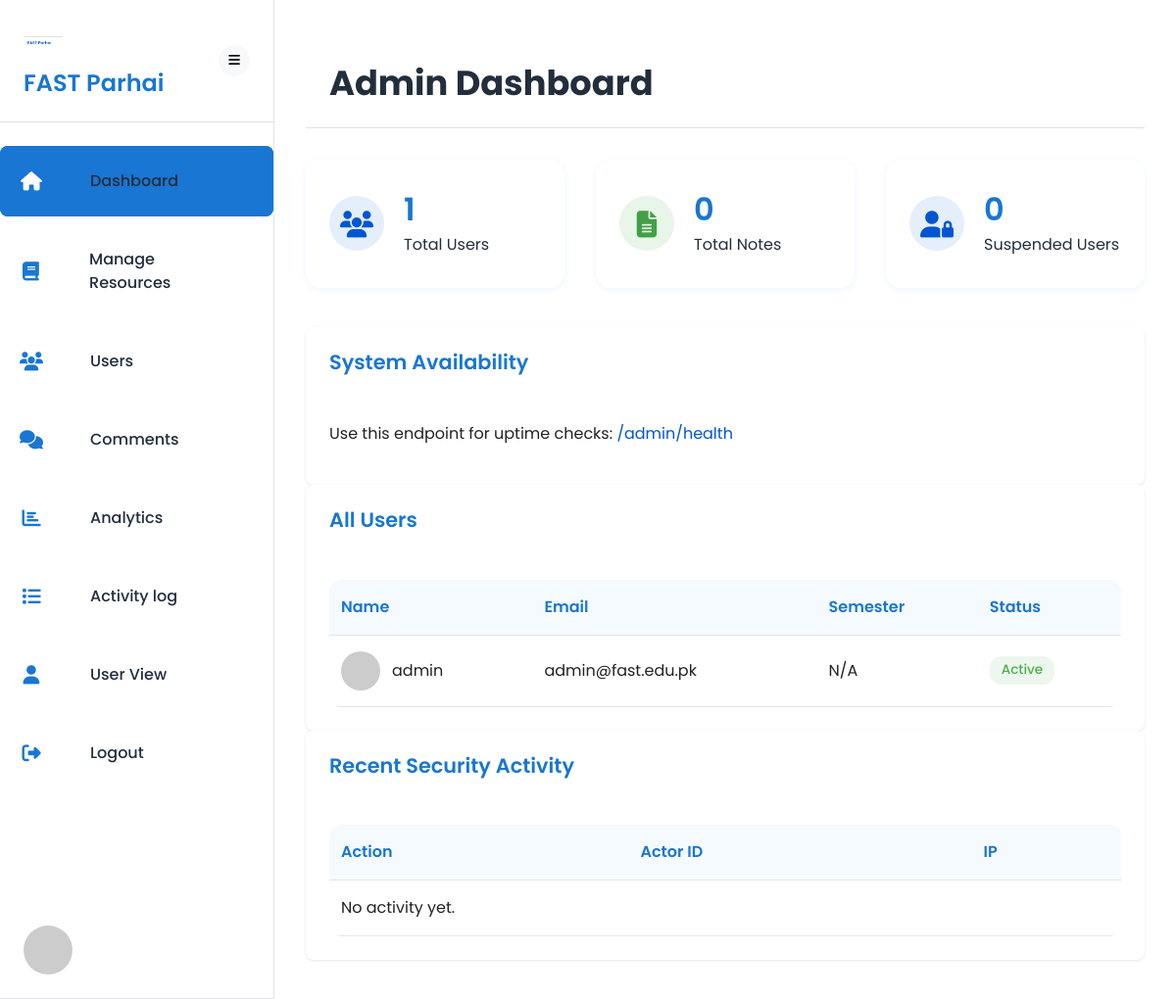
/admin-dashboard (signed in), run on the app's committed database.
### app.py (models this page shows)
class User(UserMixin, db.Model):
    id = db.Column(db.Integer, primary_key=True)
    username = db.Column(db.String(150), unique=True, nullable=False)
    email = db.Column(db.String(150), unique=True, nullable=False)
    password = db.Column(db.String(256), nullable=False)
    is_admin = db.Column(db.Boolean, default=False)
    is_suspended = db.Column(db.Boolean, default=False)
    semester = db.Column(db.String(20), nullable=True)
    profile_pic = db.Column(db.String(200), nullable=True)
    notes = db.relationship("Note", backref="uploader", lazy=True)
    note_comments = db.relationship(
        "NoteComment", backref="author", lazy=True, foreign_keys="NoteComment.author_id"
    )

### app.py (the view)
@app.route("/admin-dashboard")
@login_required
def admin_dashboard():
    if not current_user.is_admin:
        abort(403)
    total_users = User.query.count()
    total_notes = Note.query.count()
    suspended_users = User.query.filter_by(is_suspended=True).count()
    recent_notes = Note.query.order_by(Note.id.desc()).limit(10).all()
    recent_users = User.query.order_by(User.id.desc()).limit(15).all()
    recent_events = ActivityLog.query.order_by(ActivityLog.id.desc()).limit(10).all()
    return render_template(
        "admin-dashboard.html",
        total_users=total_users,
        total_notes=total_notes,
        suspended_users=suspended_users,
        recent_notes=recent_notes,
        recent_users=recent_users,
        recent_events=recent_events,
    )

### app.py (called while the page is built)
@login_manager.user_loader
def load_user(user_id):
    return db.session.get(User, int(user_id))

@app.before_request
def apply_rate_limits():
    if request.method == "POST":
        check_rate_limit(request.endpoint or "")

### templates/admin-dashboard.html (shortened to what this page needs)
<!DOCTYPE html>
<html lang="en">
<head>
    <link rel="stylesheet" href="{{ url_for('static', filename='css/style.css') }}">
    <link rel="stylesheet" href="{{ url_for('static', filename='css/admin.css') }}">
    <link rel="stylesheet" href="https://cdnjs.cloudflare.com/ajax/libs/font-awesome/6.4.0/css/all.min.css">
</head>
<body>
    <div class="dashboard-container">
        <aside class="sidebar admin-sidebar">
            <div class="sidebar-header">
                <a href="{{ url_for('dashboard') }}" class="logo-link">
                    <img src="{{ url_for('static', filename='images/logo.png') }}" alt="FAST Parhai Logo" class="sidebar-logo" />
                    <h2>FAST Parhai</h2>
                </a>
                <button id="sidebarToggle" class="sidebar-toggle">
                    <i class="fas fa-bars"></i>
                </button>
            </div>
            <nav class="sidebar-nav">
                <ul>
                    <li class="active">
                        <a href="{{ url_for('admin_dashboard') }}">
                            <i class="fas fa-home"></i>
                            <span>Dashboard</span>
                        </a>
                    </li>
                    <li>
                        <a href="{{ url_for('manage_resources') }}">
                            <i class="fas fa-book"></i>
                            <span>Manage Resources</span>
                        </a>
                    </li>
                    <li>
                        <a href="{{ url_for('admin_users') }}">
                            <i class="fas fa-users"></i>
                            <span>Users</span>
                        </a>
                    </li>
                    <li>
                        <a href="{{ url_for('admin_comments') }}">
                            <i class="fas fa-comments"></i>
                            <span>Comments</span>
                        </a>
                    </li>
                    <li>
                        <a href="{{ url_for('admin_analytics') }}">
                            <i class="fas fa-chart-bar"></i>
                            <span>Analytics</span>
                        </a>
                    </li>
                    <li>
                        <a href="{{ url_for('admin_logs') }}">
                            <i class="fas fa-list"></i>
                            <span>Activity log</span>
                        </a>
                    </li>
                    <li>
                        <a href="{{ url_for('dashboard') }}">
                            <i class="fas fa-user"></i>
                            <span>User View</span>
                        </a>
                    </li>
                    <li>
                        <a href="{{ url_for('logout') }}" id="logoutBtn">
                            <i class="fas fa-sign-out-alt"></i>
                            <span>Logout</span>
                        </a>
                    </li>
                </ul>
            </nav>
            <div class="sidebar-user">
                <div class="user-avatar">
                    <img src="{% if current_user.profile_pic %}{{ url_for('uploaded_file', filename=current_user.profile_pic) }}{% else %}https://via.placeholder.com/80{% endif %}" alt="User Avatar" id="sidebar-avatar">
                </div>
                <div class="user-info">
                    <h3 id="userName">{{ current_user.username }}</h3>
                </div>
            </div>
        </aside>
        <main class="main-content">
            <header class="content-header">
                <div class="header-left">
                    <h1>Admin Dashboard</h1>
                </div>
            </header>
            <div class="admin-overview">
                <div class="stat-card">
                    <div class="stat-icon users">
                        <i class="fas fa-users"></i>
                    </div>
                    <div class="stat-info">
                        <h3>{{ total_users }}</h3>
                        <p>Total Users</p>
                    </div>
                </div>
                <div class="stat-card">
                    <div class="stat-icon notes">
                        <i class="fas fa-file-alt"></i>
                    </div>
                    <div class="stat-info">
                        <h3>{{ total_notes }}</h3>
                        <p>Total Notes</p>
                    </div>
                </div>
                <div class="stat-card">
                    <div class="stat-icon users">
                        <i class="fas fa-user-lock"></i>
                    </div>
                    <div class="stat-info">
                        <h3>{{ suspended_users }}</h3>
                        <p>Suspended Users</p>
                    </div>
                </div>
            </div>
            <section class="user-management">
                <div class="section-header">
                    <h2>System Availability</h2>
                </div>
                <p style="margin: 0 0 1rem 0;">
                    Use this endpoint for uptime checks:
                    <a href="{{ url_for('admin_health') }}">{{ url_for('admin_health') }}</a>
                </p>
            </section>
            <section class="user-management">
                <div class="section-header">
                    <h2>All Users</h2>
                </div>
                <div class="table-responsive">
                    <table class="admin-table">
                        <thead>
                            <tr>
                                <th>Name</th>
                                <th>Email</th>
                                <th>Semester</th>
                                <th>Status</th>
                            </tr>
                        </thead>
                        <tbody>
                            {% for user in recent_users %}
                            <tr>
                                <td>
                                    <div class="user-info-cell">
                                        <img src="https://via.placeholder.com/40" alt="User Avatar">
                                        <span>{{ user.username }}</span>
                                    </div>
                                </td>
                                <td>{{ user.email }}</td>
                                <td>{{ user.semester or 'N/A' }}</td>
                                <td><span class="status-badge active">Active</span></td>
                            </tr>
                            {% else %}
                            <tr><td colspan="4">No users found.</td></tr>
                            {% endfor %}
                        </tbody>
                    </table>
                </div>
            </section>
            <section class="user-management">
                <div class="section-header">
                    <h2>Recent Security Activity</h2>
                </div>
                <div class="table-responsive">
                    <table class="admin-table">
                        <thead>
                            <tr>
                                <th>Action</th>
                                <th>Actor ID</th>
                                <th>IP</th>
                            </tr>
                        </thead>
                        <tbody>
                            {% for log in recent_events %}
                            <tr>
                                <td>{{ log.action }}</td>
                                <td>{{ log.actor_id or 'N/A' }}</td>
                                <td>{{ log.ip_address or 'N/A' }}</td>
                            </tr>
                            {% else %}
                            <tr><td colspan="3">No activity yet.</td></tr>
                            {% endfor %}
                        </tbody>
                    </table>
                </div>
            </section>
        </main>
    </div>
</body>
</html>

### static/css/style.css (style rules this page uses)
:root { --primary-color: #0056d2; --primary-light: #e6f0ff; --secondary-color: #f8f9fa; --accent-color: #ffc107; --success-color: #28a745; --danger-color: #dc3545; --warning-color: #ffc107; --info-color: #17a2b8; --text-color: #333333; --text-light: #6c757d; --text-lighter: #adb5bd; --white: #ffffff; --gray-100: #f8f9fa; --gray-200: #e9ecef; --gray-300: #dee2e6; --gray-400: #ced4da; --gray-500: #adb5bd; --border-color: #dee2e6; --spacing-xs: 0.25rem; --spacing-sm: 0.5rem; --spacing-md: 1rem; --spacing-lg: 1.5rem; --spacing-xl: 2rem; --border-radius: 0.25rem; --border-radius-lg: 0.5rem; --border-radius-full: 9999px; --shadow: 0 1px 3px rgba(0, 0, 0, 0.1); --shadow-md: 0 4px 6px rgba(0, 0, 0, 0.1); --shadow-lg: 0 10px 15px rgba(0, 0, 0, 0.1); --shadow-xl: 0 20px 25px rgba(0, 0, 0, 0.1); --transition: all 0.3s ease; }
* { margin: 0; padding: 0; box-sizing: border-box; }
body { font-family: "Poppins", sans-serif; font-size: 16px; line-height: 1.5; color: var(--text-color); }
main, .container, .footer-content, .sidebar, .main-content { color: var(--text-color) !important; }
a { color: var(--primary-color); text-decoration: none; transition: var(--transition); }
ul { list-style: none; }
img { max-width: 100%; height: auto; }
h1, h2, h3, h4, h5, h6 { margin-bottom: 0.5rem; font-weight: 600; line-height: 1.2; }
h1 { font-size: 2rem; }
h2 { font-size: 1.75rem; }
h3 { font-size: 1.5rem; }
p { margin-bottom: 1rem; }
.dashboard-container { display: flex; min-height: 100vh; }
.sidebar { width: 280px; background-color: var(--white); border-right: 1px solid var(--border-color); transition: var(--transition); z-index: 100; display: flex; flex-direction: column; }
.sidebar-header { display: flex; align-items: center; justify-content: space-between; padding: 1.5rem; border-bottom: 1px solid var(--border-color); }
.sidebar-header h2 { font-size: 1.5rem; margin-bottom: 0; color: var(--primary-color); }
.sidebar-toggle { display: flex; align-items: center; justify-content: center; width: 2rem; height: 2rem; border-radius: var(--border-radius-full); background-color: var(--gray-100); border: none; cursor: pointer; transition: var(--transition); }
.sidebar-user { display: flex; align-items: center; padding: 1.5rem; border-bottom: 1px solid var(--border-color); }
.user-avatar { width: 50px; height: 50px; border-radius: var(--border-radius-full); overflow: hidden; margin-right: 1rem; }
.user-avatar img { width: 100%; height: 100%; object-fit: cover; }
.user-info { flex: 1; }
.user-info h3 { font-size: 1rem; margin-bottom: 0.25rem; }
.sidebar-nav { flex: 1; padding: 1.5rem 0; overflow-y: auto; }
.sidebar-nav ul { padding: 0; margin: 0; }
.sidebar-nav li { margin-bottom: 0.25rem; }
.sidebar-nav a { display: flex; align-items: center; padding: 0.75rem 1.5rem; color: var(--text-color); transition: var(--transition); }
.sidebar-nav li.active a { background-color: var(--primary-light); color: var(--primary-color); font-weight: 500; }
.sidebar-nav i { margin-right: 1rem; font-size: 1.25rem; width: 1.5rem; text-align: center; }
.main-content { flex: 1; transition: var(--transition); overflow-x: hidden; }
.content-header { display: flex; align-items: center; justify-content: space-between; padding: 1.5rem; background-color: var(--white); border-bottom: 1px solid var(--border-color); }
.header-left { display: flex; align-items: center; }
.header-left h1 { margin-bottom: 0; font-size: 1.5rem; }
html, body, main, .container, .footer-content, .sidebar, .main-content, .dashboard-container, .about-preview, .features, .testimonials, .cta-section, .footer-logo, .footer-links, .footer-contact, .footer-bottom { background: #fff !important; background-color: #fff !important; color: #222 !important; }

### data on the page
User: username "admin", email "admin@fast.edu.pk", semester "N/A"

### other printed values
{{ total_users }} "1"
{{ total_notes }} "0"
{{ suspended_users }} "0"
{{ url_for('admin_health') }} "/admin/health"
